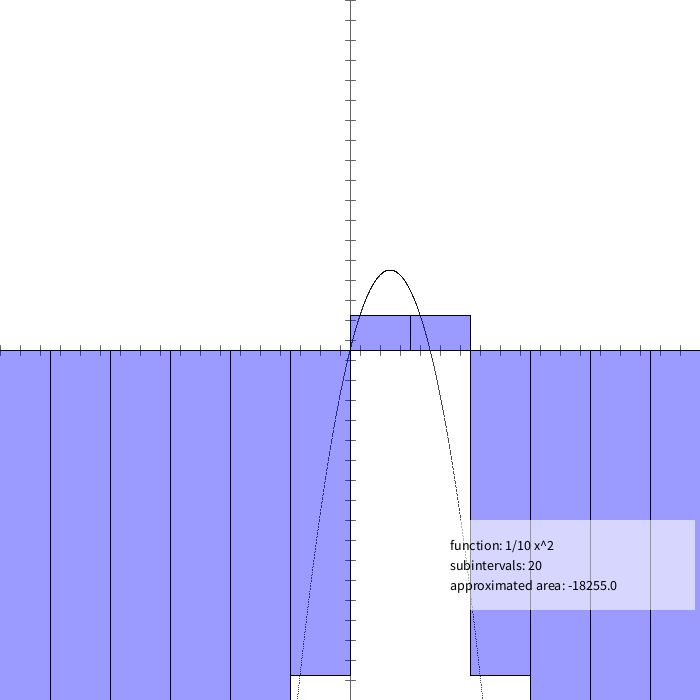
Frame 1 (no input)
Frame 60 (the mouse pressed at the canvas centre just before this capture): identical to frame 1, image omitted
Frame 120 (the mouse held since frame 60 and released just before this capture): identical to frame 1, image omitted

The Processing sketch that drew this single still picture (run headless with seeded random() and noise(); from frame 60 on, the mouse is pressed at the canvas centre):

// Processing sketch: riemannsum
// ── riemannsum.pde
color bg = color(255, 255, 255);

void setup(){
  size(700, 700);
  background(bg);
}

int rangemin = -30;
int rangemax = 30;
boolean drawn = false;

int p = 20;
int subintervals = 20;
float side = 0.5; // 0 for lefthand, 0.5 for midpoint, 1 for righthand

void draw(){
  translate(width/2,height/2);
  
  if(!drawn){
    background(bg);
    drawCoordinatePlane();
    drawFunction();
    float area = drawIntervals(subintervals);
    
    fill(255,150);
    noStroke();
    rect(95, 170, 250, 90);
    fill(0);
    textSize(14);
    text("function: 1/10 x^2", 100, 200);
    text("subintervals: " + subintervals, 100, 220);
    text("approximated area: " + area, 100, 240);
  }

  if(keyPressed == true){
    if(key == 'e')
      exit();
  }
}

// x*x + 2
// 4*x - x*x
// x*x*x - 3
// .1*x*x
float function(float x){
  return 4*x - x*x;
}

float drawIntervals(int subintervals){
  float area = 0;
  float range = rangemax - rangemin;
  float rectw = range / subintervals;
  for(int i = 0; i < subintervals; i++){
    fill(0,0,255,100);
    stroke(0);
    strokeWeight(1);
    //println(i*rectw);
    rect((rangemin + (i*rectw))*p,0,rectw*p,-p*function(rangemin + (i*rectw) + side));
    area = area + (rectw*function(rangemin + (i*rectw) + side));
  }
  
  return area;
}

void drawFunction(){
  float x = rangemin;
  float y;
  for(float i = rangemin; i < rangemax; i = i + .01){
    y = function(x);
    //println("x: " + x + ", y: " + y);
    fill(0);
    stroke(0);
    point(x*p,y*-p);
    x = i;
  }
  drawn = true; 
}

void drawCoordinatePlane(){
  stroke(100);
  line(-(width/2), 0, width/2, 0);
  line(0,-(height/2), 0, height/2);
  for(int i = -(width/2); i < width/2; i = i + p)
    line(i,5,i,-5);
  for(int i = -(height/2); i < height/2; i = i + p)
    line(5,i,-5,i);
}

void mouseDragged(){
 if(keyPressed){
   if(key == 'z'){
     p = mouseX / 25;
   } else if(key == 's'){
     subintervals = mouseX / 5;
   }
 }
 drawn = false;
}

void mouseReleased(){
  drawn = true;
}
